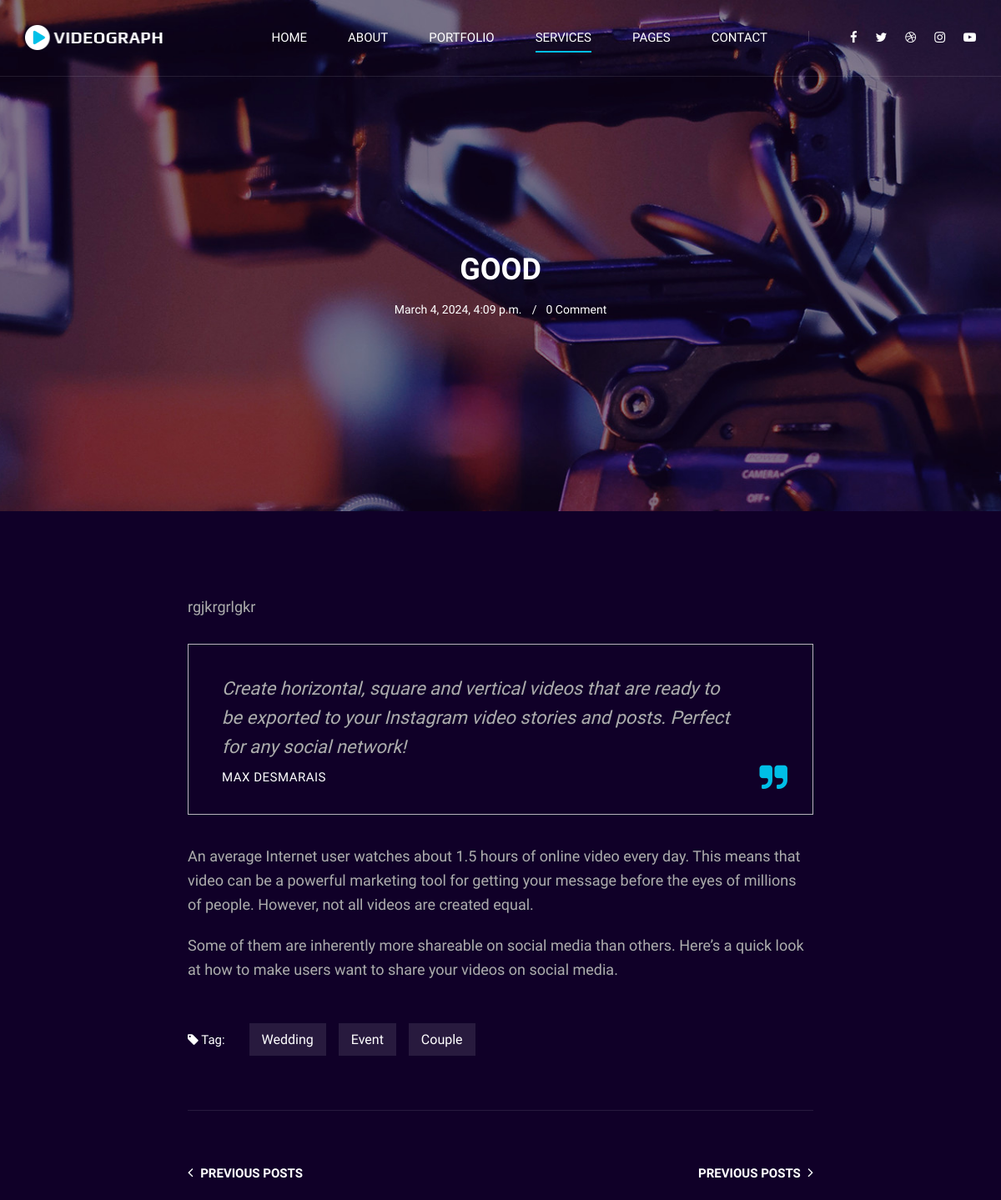
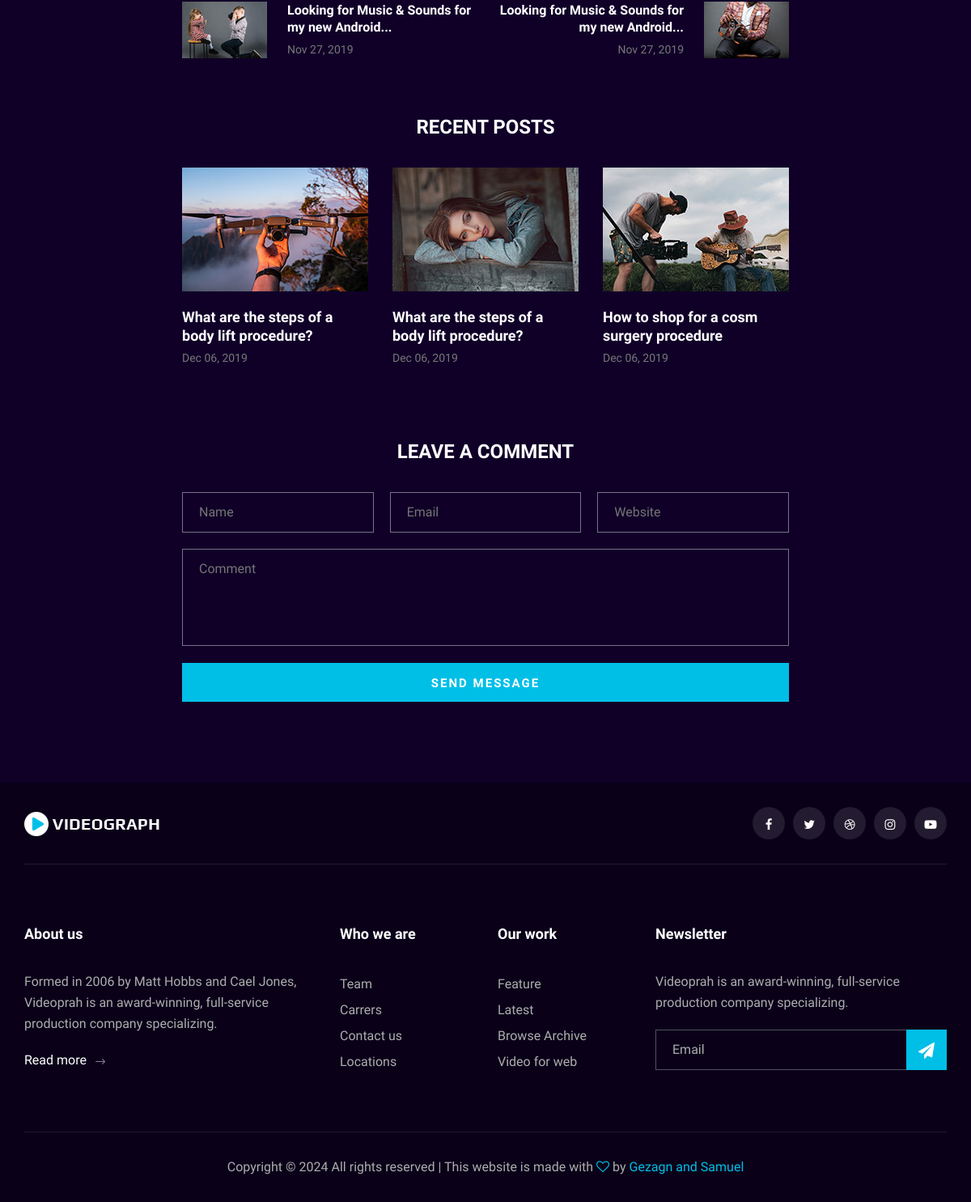
/1/, run on the app's committed database (2 pictures, top to bottom).
### vidgraph/models.py (models this page shows)
class Blog(models.Model):
    title=models.CharField(max_length=500)
    author=models.ForeignKey(User,on_delete=models.CASCADE)
    created_on=models.DateTimeField(auto_now_add=True)
    body=models.TextField()

### vidgraph/views.py (the view)
# urls.py: path('<int:pk>/', views.PostDetail.as_view(), name='blog-detail'),
class PostDetail(DetailView):
    model = Blog
    queryset = Blog.objects.order_by('-created_on')
    template_name = 'blog-details.html'
    def get_context_data(self, **kwargs):
        context = super().get_context_data(**kwargs)
        post = self.get_object()
        comments = post.comments.all()  # Retrieve comments for the post
        context['comments'] = comments
        return context

### templates/blog-details.html (shortened to what this page needs)
<!DOCTYPE html>
{% load static %}
<html lang="zxx">
<head>
    <link rel="stylesheet" href="{% static 'css/bootstrap.min.css' %}" type="text/css">
    <link rel="stylesheet" href="{% static 'css/font-awesome.min.css' %}" type="text/css">
    <link rel="stylesheet" href="{% static 'css/elegant-icons.css' %}" type="text/css">
    <link rel="stylesheet" href="{% static 'css/owl.carousel.min.css' %}" type="text/css">
    <link rel="stylesheet" href="{% static 'css/magnific-popup.css' %}" type="text/css">
    <link rel="stylesheet" href="{% static 'css/slicknav.min.css' %}" type="text/css">
    <link rel="stylesheet" href="{% static 'css/style.css' %}" type="text/css">
</head>
<body>
    <header class="header">
        <div class="container">
            <div class="row">
                <div class="col-lg-2">
                    <div class="header__logo">
                        <a href="{% url 'home' %}"><img src="{% static 'img/logo.png' %}" alt=""></a>
                    </div>
                </div>
                <div class="col-lg-10">
                    <div class="header__nav__option">
                        <nav class="header__nav__menu mobile-menu">
                            <ul>
                                <li><a href="{% url 'home' %}">Home</a></li>
                                <li><a href="{% url 'about' %}">About</a></li>
                                <li><a href="{% url 'portfolio' %}">Portfolio</a></li>
                                <li class="active"><a href="{% url 'service' %}">Services</a></li>
                                <li><a href="#">Pages</a>
                                </li>
                                <li><a href="{% url 'contactus' %}">Contact</a></li>
                            </ul>
                        </nav>
                        <div class="header__nav__social">
                            <a href="#"><i class="fa fa-facebook"></i></a>
                            <a href="#"><i class="fa fa-twitter"></i></a>
                            <a href="#"><i class="fa fa-dribbble"></i></a>
                            <a href="#"><i class="fa fa-instagram"></i></a>
                            <a href="#"><i class="fa fa-youtube-play"></i></a>
                        </div>
                    </div>
                </div>
            </div>
        </div>
    </header>
    <section class="blog-hero spad set-bg" data-setbg="{% static 'img/blog/blog-hero.jpg' %}">
        <div class="container">
            <div class="row d-flex justify-content-center">
                <div class="col-lg-8">
                    <div class="blog__hero__text">
                        <h2>{{object.title}} </h2>
                        <ul>
                            <li>{{object.created_on}}</li>
                            <li>{{object.comments.count}} Comment</li>
                        </ul>
                    </div>
                </div>
            </div>
        </div>
    </section>
    <div class="blog-details spad">
        <div class="container">
            <div class="row d-flex justify-content-center">
                <div class="col-lg-8">
                    <div class="blog__details__content">
                        <div class="blog__details__text">
                                <p>{{object.body}}</p>
                        </div>
                        <div class="blog__details__quote">
                            <p>Create horizontal, square and vertical videos that are ready to be exported to your
                                Instagram video stories and posts. Perfect for any social network!</p>
                            <h6>Max Desmarais</h6>
                            <i class="fa fa-quote-right"></i>
                        </div>
                        <div class="blog__details__desc">
                            <p>An average Internet user watches about 1.5 hours of online video every day. This means
                                that video can be a powerful marketing tool for getting your message before the eyes of
                                millions of people. However, not all videos are created equal.</p>
                            <p>Some of them are inherently more shareable on social media than others. Here’s a quick
                                look at how to make users want to share your videos on social media.</p>
                        </div>
                        <div class="blog__details__tags">
                            <span><i class="fa fa-tag"></i> Tag:</span>
                            <a href="#">Wedding</a>
                            <a href="#">Event</a>
                            <a href="#">Couple</a>
                        </div>
                        <div class="blog__details__option">
                            <div class="row">
                                <div class="col-lg-6 col-md-6 col-sm-6">
                                    <a href="#" class="blog__details__option__item">
                                        <h5><i class="fa fa-angle-left"></i> Previous posts</h5>
                                        <div class="blog__details__option__item__img">
                                            <img src="{% static 'img/blog/prev.jpg' %}" alt="">
                                        </div>
                                        <div class="blog__details__option__item__text">
                                            <h6>Looking for Music & Sounds for my new Android...</h6>
                                            <span>Nov 27, 2019</span>
                                        </div>
                                    </a>
                                </div>
                                <div class="col-lg-6 col-md-6 col-sm-6">
                                    <a href="#" class="blog__details__option__item blog__details__option__item--right">
                                        <h5>Previous posts <i class="fa fa-angle-right"></i></h5>
                                        <div class="blog__details__option__item__img">
                                            <img src="{% static 'img/blog/next.jpg' %}" alt="">
                                        </div>
                                        <div class="blog__details__option__item__text">
                                            <h6>Looking for Music & Sounds for my new Android...</h6>
                                            <span>Nov 27, 2019</span>
                                        </div>
                                    </a>
                                </div>
                            </div>
                        </div>
                        <div class="blog__details__recent">
                            <h4>Recent Posts</h4>
                            <div class="row">
                                <div class="col-lg-4 col-md-6 col-sm-6">
                                    <div class="blog__details__recent__item">
                                        <img src="{% static 'img/blog/ri-1.jpg' %}" alt="">
                                        <h5>What are the steps of a body lift procedure?</h5>
                                        <span>Dec 06, 2019</span>
                                    </div>
                                </div>
                                <div class="col-lg-4 col-md-6 col-sm-6">
                                    <div class="blog__details__recent__item">
                                        <img src="{% static 'img/blog/ri-2.jpg' %}" alt="">
                                        <h5>What are the steps of a body lift procedure?</h5>
                                        <span>Dec 06, 2019</span>
                                    </div>
                                </div>
                                <div class="col-lg-4 col-md-6 col-sm-6">
                                    <div class="blog__details__recent__item">
                                        <img src="{% static 'img/blog/ri-3.jpg' %}" alt="">
                                        <h5>How to shop for a cosm surgery procedure</h5>
                                        <span>Dec 06, 2019</span>
                                    </div>
                                </div>
                            </div>
                        </div>
                        <div class="blog__details__comment">
                            <h4>Leave a comment</h4>
                            <form action="#">
                                <div class="input__list">
                                    <input type="text" placeholder="Name">
                                    <input type="text" placeholder="Email">
                                    <input type="text" placeholder="Website">
                                </div>
                                <textarea placeholder="Comment"></textarea>
                                <button type="submit" class="site-btn">Send Message</button>
                            </form>
                        </div>
                    </div>
                </div>
            </div>
        </div>
    </div>
    <footer class="footer">
        <div class="container">
            <div class="footer__top">
                <div class="row">
                    <div class="col-lg-6 col-md-6">
                        <div class="footer__top__logo">
                            <a href="#"><img src="{% static 'img/logo.png' %}" alt=""></a>
                        </div>
                    </div>
                    <div class="col-lg-6 col-md-6">
                        <div class="footer__top__social">
                            <a href="#"><i class="fa fa-facebook"></i></a>
                            <a href="#"><i class="fa fa-twitter"></i></a>
                            <a href="#"><i class="fa fa-dribbble"></i></a>
                            <a href="#"><i class="fa fa-instagram"></i></a>
                            <a href="#"><i class="fa fa-youtube-play"></i></a>
                        </div>
                    </div>
                </div>
            </div>
            <div class="footer__option">
                <div class="row">
                    <div class="col-lg-4 col-md-6 col-sm-6">
                        <div class="footer__option__item">
                            <h5>About us</h5>
                            <p>Formed in 2006 by Matt Hobbs and Cael Jones, Videoprah is an award-winning, full-service
                                production company specializing.</p>
                            <a href="#" class="read__more">Read more <span class="arrow_right"></span></a>
                        </div>
                    </div>
                    <div class="col-lg-2 col-md-3 col-sm-3">
                        <div class="footer__option__item">
                            <h5>Who we are</h5>
                            <ul>
                                <li><a href="#">Team</a></li>
                                <li><a href="#">Carrers</a></li>
                                <li><a href="{% url 'contactus' %}">Contact us</a></li>
                                <li><a href="#">Locations</a></li>
                            </ul>
                        </div>
                    </div>
                    <div class="col-lg-2 col-md-3 col-sm-3">
                        <div class="footer__option__item">
                            <h5>Our work</h5>
                            <ul>
                                <li><a href="#">Feature</a></li>
                                <li><a href="#">Latest</a></li>
                                <li><a href="#">Browse Archive</a></li>
                                <li><a href="#">Video for web</a></li>
                            </ul>
                        </div>
                    </div>
                    <div class="col-lg-4 col-md-12">
                        <div class="footer__option__item">
                            <h5>Newsletter</h5>
                            <p>Videoprah is an award-winning, full-service production company specializing.</p>
                            <form action="#">
                                <input type="text" placeholder="Email">
                                <button type="submit"><i class="fa fa-send"></i></button>
                            </form>
                        </div>
                    </div>
                </div>
            </div>
            <div class="footer__copyright">
                <div class="row">
                    <div class="col-lg-12 text-center">
                        <p class="footer__copyright__text">Copyright &copy;
                            All rights reserved | This website is made with <i class="fa fa-heart-o"
                                aria-hidden="true"></i> by <a href="https://colorlib.com" target="_blank">Gezagn and Samuel</a>
                        </p>
                    </div>
                </div>
            </div>
        </div>
    </footer>
</body>
</html>

### data on the page
Blog: title "GOOD", created_on "March 4, 2024, 4:09 p.m.", comments.count "0", body "rgjkrgrlgkr"
